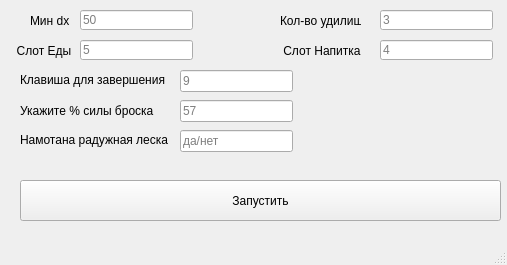
<?xml version="1.0" encoding="UTF-8"?>
<ui version="4.0">
 <class>MainWindow</class>
 <widget class="QMainWindow" name="MainWindow">
  <property name="geometry">
   <rect>
    <x>0</x>
    <y>0</y>
    <width>507</width>
    <height>265</height>
   </rect>
  </property>
  <property name="windowTitle">
   <string>MainWindow</string>
  </property>
  <widget class="QWidget" name="centralwidget">
   <widget class="QPushButton" name="play">
    <property name="geometry">
     <rect>
      <x>20</x>
      <y>180</y>
      <width>481</width>
      <height>41</height>
     </rect>
    </property>
    <property name="text">
     <string>Запустить</string>
    </property>
   </widget>
   <widget class="QLineEdit" name="min_dx">
    <property name="geometry">
     <rect>
      <x>80</x>
      <y>10</y>
      <width>113</width>
      <height>20</height>
     </rect>
    </property>
    <property name="placeholderText">
     <string>50</string>
    </property>
   </widget>
   <widget class="QLabel" name="label">
    <property name="geometry">
     <rect>
      <x>30</x>
      <y>10</y>
      <width>51</width>
      <height>21</height>
     </rect>
    </property>
    <property name="text">
     <string>Мин dx</string>
    </property>
   </widget>
   <widget class="QLabel" name="label_2">
    <property name="geometry">
     <rect>
      <x>10</x>
      <y>40</y>
      <width>61</width>
      <height>21</height>
     </rect>
    </property>
    <property name="text">
     <string>  Слот Еды:</string>
    </property>
   </widget>
   <widget class="QLineEdit" name="slot_food">
    <property name="geometry">
     <rect>
      <x>80</x>
      <y>40</y>
      <width>113</width>
      <height>20</height>
     </rect>
    </property>
    <property name="placeholderText">
     <string>5</string>
    </property>
   </widget>
   <widget class="QLabel" name="label_3">
    <property name="geometry">
     <rect>
      <x>280</x>
      <y>40</y>
      <width>81</width>
      <height>21</height>
     </rect>
    </property>
    <property name="text">
     <string> Слот Напитка:</string>
    </property>
   </widget>
   <widget class="QLineEdit" name="slot_drink">
    <property name="geometry">
     <rect>
      <x>380</x>
      <y>40</y>
      <width>113</width>
      <height>20</height>
     </rect>
    </property>
    <property name="placeholderText">
     <string>4</string>
    </property>
   </widget>
   <widget class="QLineEdit" name="n_tips">
    <property name="geometry">
     <rect>
      <x>380</x>
      <y>10</y>
      <width>113</width>
      <height>20</height>
     </rect>
    </property>
    <property name="placeholderText">
     <string>3</string>
    </property>
   </widget>
   <widget class="QLabel" name="label_n_tips">
    <property name="geometry">
     <rect>
      <x>280</x>
      <y>10</y>
      <width>81</width>
      <height>21</height>
     </rect>
    </property>
    <property name="text">
     <string>Кол-во удилищ</string>
    </property>
   </widget>
   <widget class="QLineEdit" name="exit_button">
    <property name="geometry">
     <rect>
      <x>180</x>
      <y>70</y>
      <width>113</width>
      <height>22</height>
     </rect>
    </property>
    <property name="placeholderText">
     <string>9</string>
    </property>
   </widget>
   <widget class="QLabel" name="label_4">
    <property name="geometry">
     <rect>
      <x>20</x>
      <y>70</y>
      <width>151</width>
      <height>20</height>
     </rect>
    </property>
    <property name="text">
     <string>Клавиша для завершения</string>
    </property>
   </widget>
   <widget class="QLineEdit" name="throw_power">
    <property name="geometry">
     <rect>
      <x>180</x>
      <y>100</y>
      <width>113</width>
      <height>22</height>
     </rect>
    </property>
    <property name="placeholderText">
     <string>57</string>
    </property>
   </widget>
   <widget class="QLabel" name="label_5">
    <property name="geometry">
     <rect>
      <x>20</x>
      <y>100</y>
      <width>151</width>
      <height>21</height>
     </rect>
    </property>
    <property name="text">
     <string>Укажите % силы броска</string>
    </property>
   </widget>
   <widget class="QLineEdit" name="is_rainbow_line">
    <property name="geometry">
     <rect>
      <x>180</x>
      <y>130</y>
      <width>113</width>
      <height>22</height>
     </rect>
    </property>
    <property name="placeholderText">
     <string>да/нет</string>
    </property>
   </widget>
   <widget class="QLabel" name="label_6">
    <property name="geometry">
     <rect>
      <x>20</x>
      <y>130</y>
      <width>151</width>
      <height>20</height>
     </rect>
    </property>
    <property name="text">
     <string>Намотана радужная леска</string>
    </property>
   </widget>
  </widget>
  <widget class="QMenuBar" name="menubar">
   <property name="geometry">
    <rect>
     <x>0</x>
     <y>0</y>
     <width>507</width>
     <height>22</height>
    </rect>
   </property>
  </widget>
  <widget class="QStatusBar" name="statusbar"/>
 </widget>
 <resources/>
 <connections/>
</ui>
